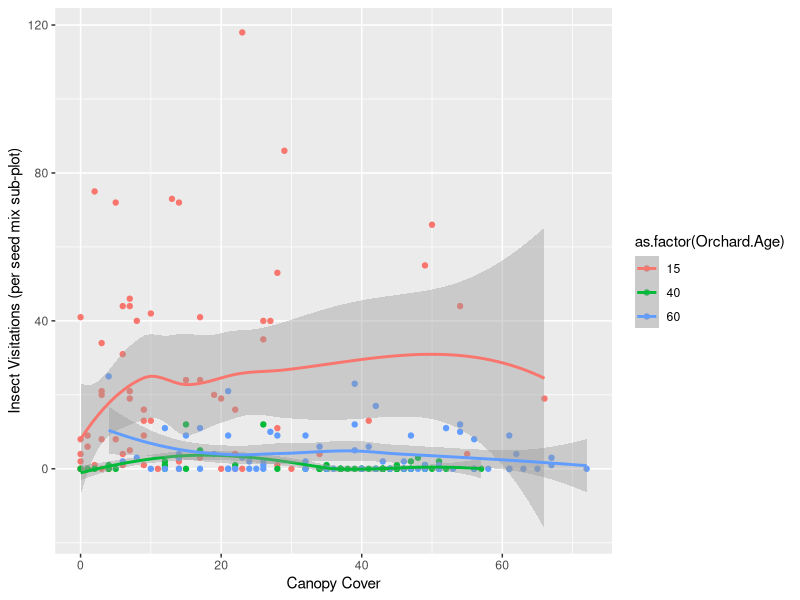
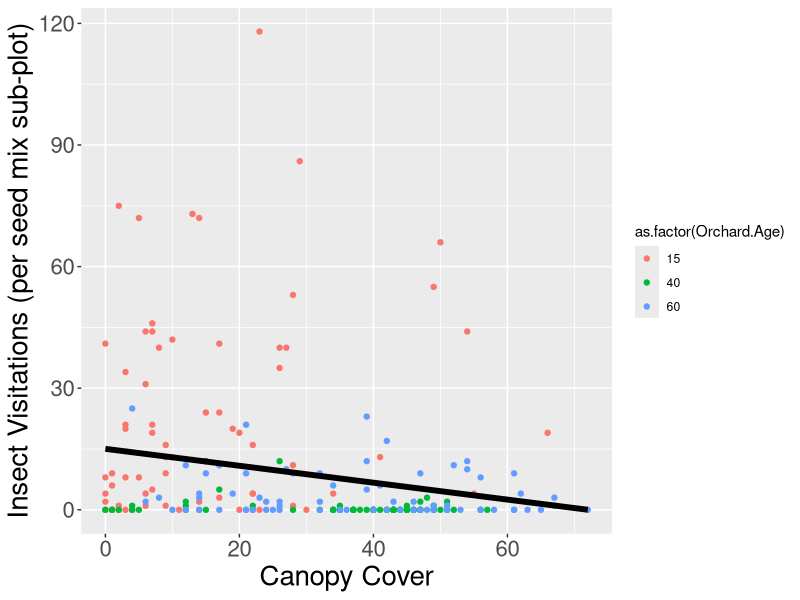
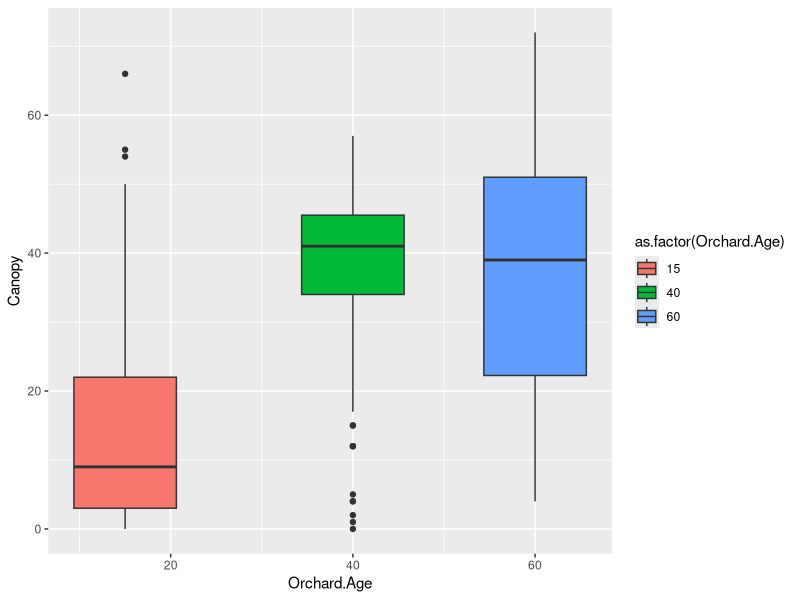

Write the R code that produced these figures, in order. (Note: this script raises an error after producing the figures.)
## POLLINATOR THESIS PROJECT FIGURES
## Canopy cover vs. pollinator abundances


## Libraries needed
library(tidyverse)
library(ggplot2)
library(dplyr)
library(nlme)
library(multcomp)

#############################
#############################
## Import data
## Clean up column names and columns

observedpollinators <- read.csv("observedpollinators_2021.csv")%>%
  mutate(Management=ifelse(Management=="flailscrape", "scraped", ifelse(Management=="flail", "flailed", Management)))%>%
  mutate(Seed.Mix=ifelse(Seed.Mix=="annuals", "annual", ifelse(Seed.Mix=="perennials", "perennial", Seed.Mix)))
names(observedpollinators) <- c ("Month", "Orchard.Age", "Block", "Management", "Seed.Mix", "Host.Plant", "Morphospecies", "Number", "Notes")
#before proceeding to merge you'll need to summarize this down to the month level example below
observedpollinators<-observedpollinators%>%
  group_by(Orchard.Age, Block, Management, Seed.Mix)%>%
  summarize(Number=sum(Number))

canopycover <- read.csv("canopy_cover.csv")%>%
  filter(year==2021)%>% #have to do this here
  mutate(seedmix=ifelse(seedmix=="annuals", "annual", ifelse(seedmix=="perennials", "perennial", seedmix)))
names(canopycover) <- c("Orchard.Age", "Block", "Management", "Seed.Mix", "Canopy", "Year")
#############################
#############################

## I want to compare pollinator abundance and canopy cover, and I'd also like to keep the
## orchard age variable in there so that I can see if that has an effect (since canopy
## cover tended to vary with age)
## I also want to filter out 2020 data, since pollinators were only collected in 2021
#why? canopy is at the seeding plot level
#A: Maybe I can just select for canopy instead? I just want to include the canopy values in the
#'canopyvisits' dataset for the plot

canopyvisits <- full_join(observedpollinators, canopycover) %>%
  mutate(Number=ifelse(is.na(Number), 0, Number))%>%
  group_by(Orchard.Age, Block, Canopy, Seed.Mix) %>% 
  summarise(Number = sum(Number))

## Plot

ggplot(canopyvisits, aes(x=Canopy, y=Number, colour=as.factor(Orchard.Age))) +
  geom_point() +
  labs(x="Canopy Cover", y = "Insect Visitations (per seed mix sub-plot)") +
  stat_smooth()

ggplot(canopyvisits, aes(x=Canopy, y=Number)) +
  geom_point(aes(colour=as.factor(Orchard.Age))) +
  labs(x="Canopy Cover", y = "Insect Visitations (per seed mix sub-plot)") +
  ##stat_smooth(method="lm",aes(color=as.factor(Orchard.Age)), size=1, se=F)+
  stat_smooth(method="lm", size=2, color="black", se=F) +
  theme(axis.text=element_text(size=16),
        axis.title=element_text(size=20))

## Plot of canopy vs. orchard age differences, and CLD
ggplot(canopyvisits, aes(x=Orchard.Age, y=Canopy)) +
  geom_boxplot(aes(fill=as.factor(Orchard.Age)))

canopycld<-canopyvisits%>%
  mutate(trt= as.factor(paste(Canopy, Orchard.Age, sep="_")))%>%
  ungroup()

#COMPACT LETTER DISPLAY
cld(glht(aov(Canopy~trt, data=canopycld), mcp(trt="Tukey"))) 
#############################
#############################

## Statistics
## I'm using a mixed model. 'lme' uses t-tests and f-tests to find the significance between
## canopy cover and insect visits. Canopy cover is a random effect.

#when we look at effect of canopy on visitations with orchard age as a random
#removing the effect of orchard age
mmcanopy<-lme(Number~Canopy, random = ~1|Block/Orchard.Age, data = canopyvisits, na.action=na.omit)
summary(mmcanopy)
anova(mmcanopy) #not significant

mmcanopy<-lme(Number~Canopy*Orchard.Age, random = ~1|Block, data = canopyvisits, na.action=na.omit)
summary(mmcanopy)
anova(mmcanopy) #not significant interaction: Canopy:Orchard.Age     1   200  0.07175  0.7891

# if you only look at canopy, ignoring orchard age
mmcanopy<-lme(Number~Canopy, random = ~1|Block, data = canopyvisits, na.action=na.omit)
summary(mmcanopy)
anova(mmcanopy) #significant

## When effect of orchard age is removed, significant.
## Because orchard age is strongly tied to canopy

#mmcanopy2<-lme(Number~Seed.Mix*Canopy, random = ~1|Block/Orchard.Age, data = canopyvisits, na.action=na.omit)
##summary(mmcanopy2)
#anova(mmcanopy2) 
#seed mix yes, canopy no

## testing canopy cover by orchard age
mmcanopy3<-lme(Canopy~Orchard.Age, random = ~1|Block, data = canopyvisits, na.action=na.omit)
summary(mmcanopy3)
anova(mmcanopy3)
